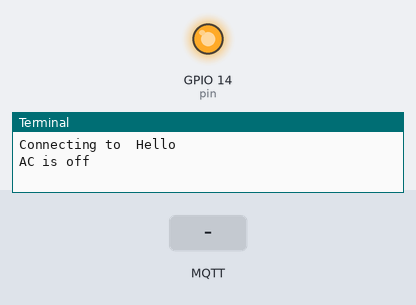
This program was run on a simulated Raspberry Pi (BCM pin numbers), started with the argument Hello. Parts: output pins drawn as LEDs (lit = HIGH), the last lines printed to the terminal. The test bench sets the inputs (shaded band). No MQTT or app messages arrive unless stated.

Above: at 1.3 s.
1.4 s: MQTT message "turn off" arrives on the first subscribed topic
At 2.6 s:
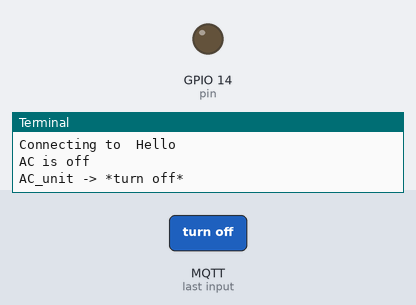
2.9 s: MQTT message "turn on" arrives on the first subscribed topic
At 3.8 s:
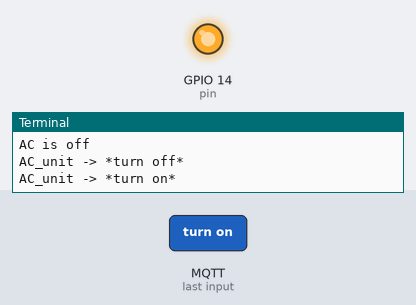
Timing chart, 0 to 5.9 s (numbered marks = the images above; inputs shaded):
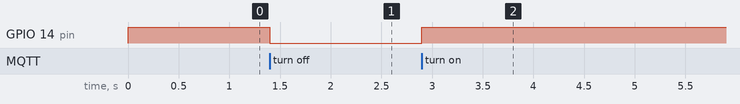

Measured:
- after the input at 1.4 s, GPIO 14 (pin): HIGH → LOW at once
- after the input at 2.9 s, GPIO 14 (pin): LOW → HIGH at once

The program:

acDemo.py
```python
import RPi.GPIO as GPIO
import paho.mqtt.client as mqtt # Import the MQTT library
import time
import sys

def messageFunction (client, userdata, message):
	topic = str(message.topic)
	message = str(message.payload.decode("utf-8"))
	print(topic +" -> *"+ message+"* ")
	global status
        global pin
	if message == "turn on":
		status = 1
  		GPIO.output(pin, GPIO.HIGH)
	elif message == "turn off":
		status = 0
  		GPIO.output(pin, GPIO.LOW)

pin=14

GPIO.setwarnings(False)
GPIO.setmode(GPIO.BCM)
GPIO.setup(pin, GPIO.OUT)
GPIO.output(pin, GPIO.HIGH)

# Create a MQTT client object
ourClient = mqtt.Client("myAC")
# Connect to the test MQTT broker
print("Connecting to ",sys.argv[1])
ourClient.connect(sys.argv[1], 1883)
# Subscribe to the topic AC_unit
ourClient.subscribe("AC_unit")
ourClient.subscribe("topic/all")
# Attach the messageFunction to subscription
ourClient.on_message = messageFunction
# Start the MQTT client
ourClient.loop_start()

status = 0
# Main program loop
try:
   while(1):
	if status == 1:
		print("AC is on")
	else:
		print("AC is off")
	time.sleep(5) # Sleep for a second


except KeyboardInterrupt:
 print("  Bye!")
 GPIO.cleanup()
 exit()
```
